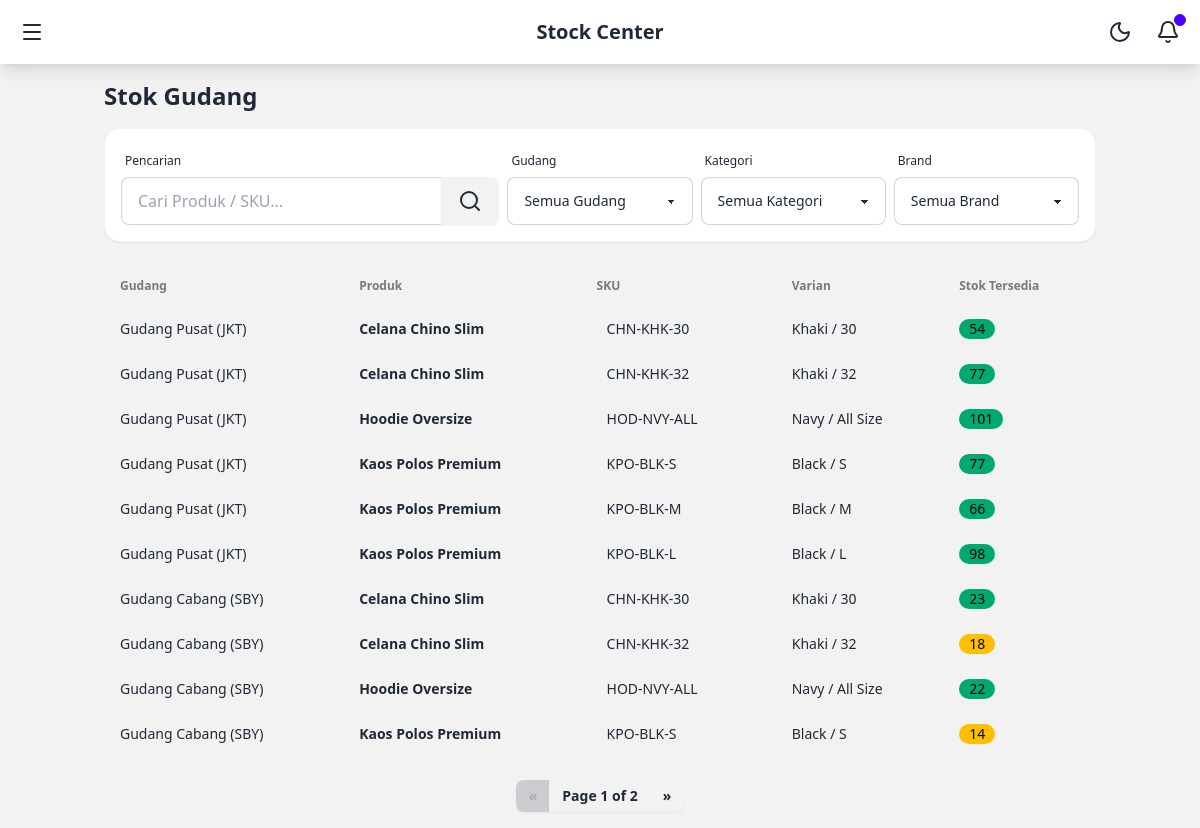
The page /inventory/ (signed in) on the database as committed earlier.
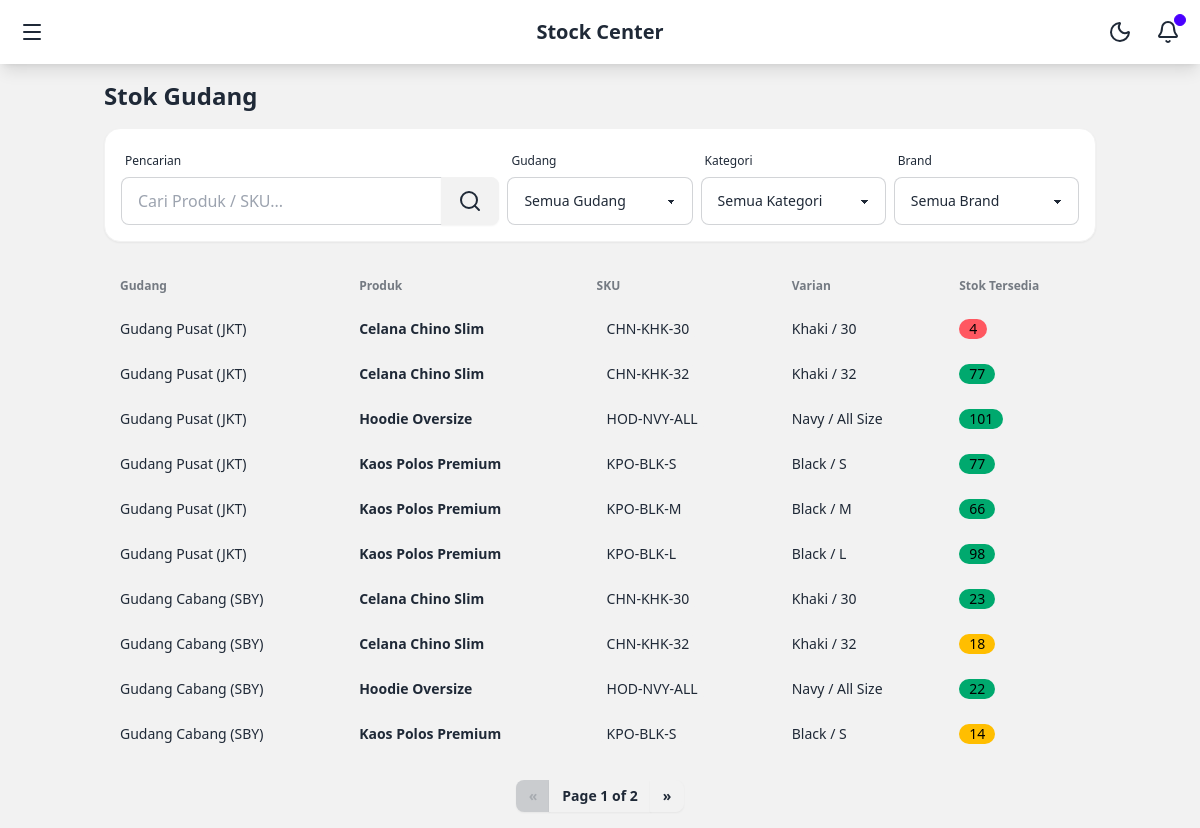
The same page on the database as committed later.
### core/models.py (models this page shows, shortened)
class WarehouseStock(models.Model):
    warehouse = models.ForeignKey(Warehouse, on_delete=models.CASCADE, related_name='stocks')
    variant = models.ForeignKey(Variant, on_delete=models.CASCADE)
    qty_available = models.IntegerField(default=0)
    class Meta:
        unique_together = ('warehouse', 'variant')

class Warehouse(models.Model):
    name = models.CharField(max_length=255)
    location = models.CharField(max_length=255)
    is_active = models.BooleanField(default=True)

class Variant(models.Model):
    product = models.ForeignKey(Product, on_delete=models.CASCADE, related_name='variants')
    sku = models.CharField(max_length=100, unique=True, help_text="QR Code content")
    color = models.CharField(max_length=50)
    size = models.CharField(max_length=50)
    default_price = models.DecimalField(max_digits=12, decimal_places=2)

class Product(models.Model):
    name = models.CharField(max_length=255)
    category = models.CharField(max_length=100)
    brand = models.CharField(max_length=100)
    is_active = models.BooleanField(default=True)

### core/views.py (the view)
# urls.py: path('inventory/', views.InventoryListView.as_view(), name='inventory_list'),
@method_decorator(login_required, name='dispatch')
class InventoryListView(ListView):
    model = WarehouseStock
    template_name = 'inventory/list.html'
    context_object_name = 'stocks'
    paginate_by = 10
    def get_queryset(self):
        queryset = WarehouseStock.objects.select_related('warehouse', 'variant__product').order_by('warehouse', 'variant__product__name')
        query = self.request.GET.get('q')
        if query:
            queryset = queryset.filter(
                Q(variant__product__name__icontains=query) |
                Q(variant__sku__icontains=query) |
                Q(variant__color__icontains=query)
            )
        warehouse_id = self.request.GET.get('warehouse')
        if warehouse_id:
            queryset = queryset.filter(warehouse_id=warehouse_id)
        category = self.request.GET.get('category')
        if category:
            queryset = queryset.filter(variant__product__category=category)
        brand = self.request.GET.get('brand')
        if brand:
            queryset = queryset.filter(variant__product__brand=brand)
        return queryset
    def get_context_data(self, **kwargs):
        context = super().get_context_data(**kwargs)
        context['warehouses'] = Warehouse.objects.all()
        context['categories'] = Product.objects.values_list('category', flat=True).distinct().order_by('category')
        context['brands'] = Product.objects.values_list('brand', flat=True).distinct().order_by('brand')
        return context

### templates/inventory/list.html (shortened to what this page needs)
{% extends 'base.html' %}
{% block content %}
<div class="flex flex-col gap-4 mb-6">
    <div class="flex flex-col lg:flex-row justify-between items-start lg:items-center gap-4">
        <h1 class="text-2xl font-bold">Stok Gudang</h1>
    </div>
    <form method="get" class="bg-base-100 p-4 rounded-box shadow-sm border border-base-200">
        <div class="grid grid-cols-1 sm:grid-cols-2 lg:grid-cols-5 gap-2 items-end">
            <div class="form-control lg:col-span-2">
                <label class="label"><span class="label-text-alt">Pencarian</span></label>
                <div class="join w-full">
                    <input type="text" name="q" placeholder="Cari Produk / SKU..." class="input input-bordered join-item w-full" value="{{ request.GET.q|default:'' }}">
                    <button class="btn join-item"><i data-lucide="search"></i></button>
                </div>
            </div>
            <div class="form-control">
                <label class="label"><span class="label-text-alt">Gudang</span></label>
                <select name="warehouse" class="select select-bordered w-full" onchange="this.form.submit()">
                    <option value="">Semua Gudang</option>
                </select>
            </div>
            <div class="form-control">
                <label class="label"><span class="label-text-alt">Kategori</span></label>
                <select name="category" class="select select-bordered w-full" onchange="this.form.submit()">
                    <option value="">Semua Kategori</option>
                </select>
            </div>
             <div class="form-control">
                <label class="label"><span class="label-text-alt">Brand</span></label>
                <select name="brand" class="select select-bordered w-full" onchange="this.form.submit()">
                    <option value="">Semua Brand</option>
                </select>
            </div>
        </div>
    </form>
</div>
<div class="overflow-x-auto">
    <table class="table w-full">
        <thead>
            <tr>
                <th>Gudang</th>
                <th>Produk</th>
                <th>SKU</th>
                <th>Varian</th>
                <th>Stok Tersedia</th>
            </tr>
        </thead>
        <tbody>
            {% for stock in stocks %}
            <tr class="hover">
                <td>{{ stock.warehouse.name }}</td>
                <td class="font-bold">{{ stock.variant.product.name }}</td>
                <td><span class="badge badge-ghost">{{ stock.variant.sku }}</span></td>
                <td>{{ stock.variant.color }} / {{ stock.variant.size }}</td>
                <td>
                    <span class="badge
                        {% if stock.qty_available < 10 %}
                            badge-error
                        {% elif stock.qty_available < 20 %}
                            badge-warning
                        {% else %}
                            badge-success
                        {% endif %}
                    ">
                        {{ stock.qty_available }}
                    </span>
                </td>
            </tr>
            {% endfor %}
        </tbody>
    </table>
</div>
{% include 'partials/pagination.html' %}
{% endblock %}

Rows that differ between the two databases and show on the page:
changed WarehouseStock (number 1 of 10 on the later page): qty_available "54" → "4"
